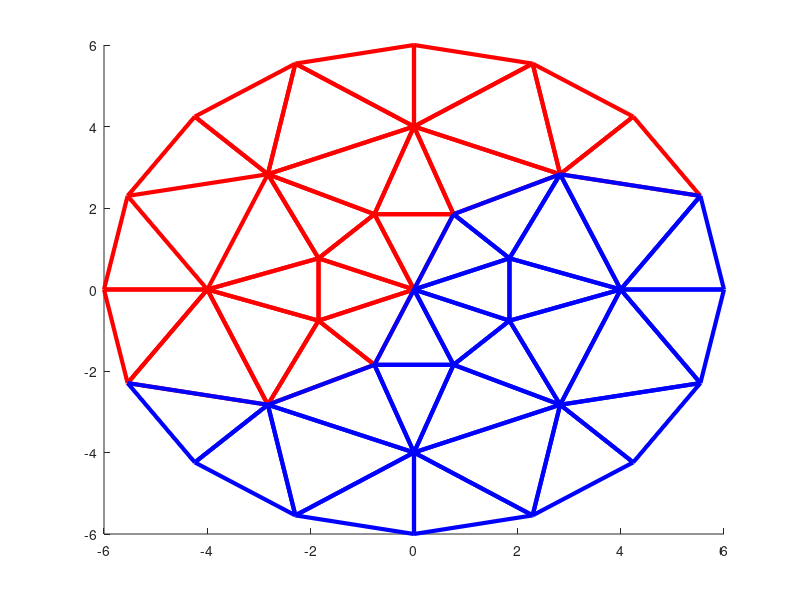

Write the MATLAB code that produced this figure.
% due to : 2022.03.17 (Thur) / HW4-1

% Write *.element file to specifiy the yin and yang pattern.

%%%%%%%% Read Vertex information %%%%%%%%%%
clear; close all; clc;

fileID = fopen('Vertex4.txt');
buffer = fgetl(fileID);

vertex = textscan(fileID,'%f%f','Delimiter','\t');

Vertex = horzcat(vertex{1},vertex{2});
fclose(fileID);

%%%%%%%% Read Element Information %%%%%%%%%%

fileID1 = fopen('element4.txt');
element = textscan(fileID1,'%f%f%f','Delimiter','\t');

Element = horzcat(element{1},element{2},element{3});
fclose(fileID1);

%%%%%%%% Specify Region 1,2 %%%%%%%%%%

fileID2 = fopen('element_Region_1.txt');
element_Region1 = textscan(fileID2,'%f%f%f','Delimiter','\t');

Element_Region1 = horzcat(element_Region1{1},element_Region1{2},element_Region1{3});
fclose(fileID2);

fileID3 = fopen('element_Region_2.txt');
element_Region2 = textscan(fileID3,'%f%f%f','Delimiter','\t');

Element_Region2 = horzcat(element_Region2{1},element_Region2{2},element_Region2{3});
fclose(fileID3);

%%%%%%%%% Find the interface Edge %%%%%%%%%%%

S=intersect(Element_Region1, Element_Region2);
j =1;

for ii = 1:24
    if size(intersect(Element_Region2(ii,:),S'),2) == 2
        Edge(j,:) = intersect(Element_Region2(ii,:),S');
        j = j+1;
    end
end

%%%%%%% Visualize %%%%%%%%%

set(gcf,'Color','w')
patch('Faces',Element_Region1,'Vertices',Vertex,'EdgeColor','Red','FaceColor','none','LineWidth',3);
patch('Faces',Element_Region2,'Vertices',Vertex,'EdgeColor','Blue','FaceColor','none','LineWidth',3);
patch('Faces',Edge,'Vertices',Vertex,'EdgeColor','Green','FaceColor','none','LineWidth',3);
